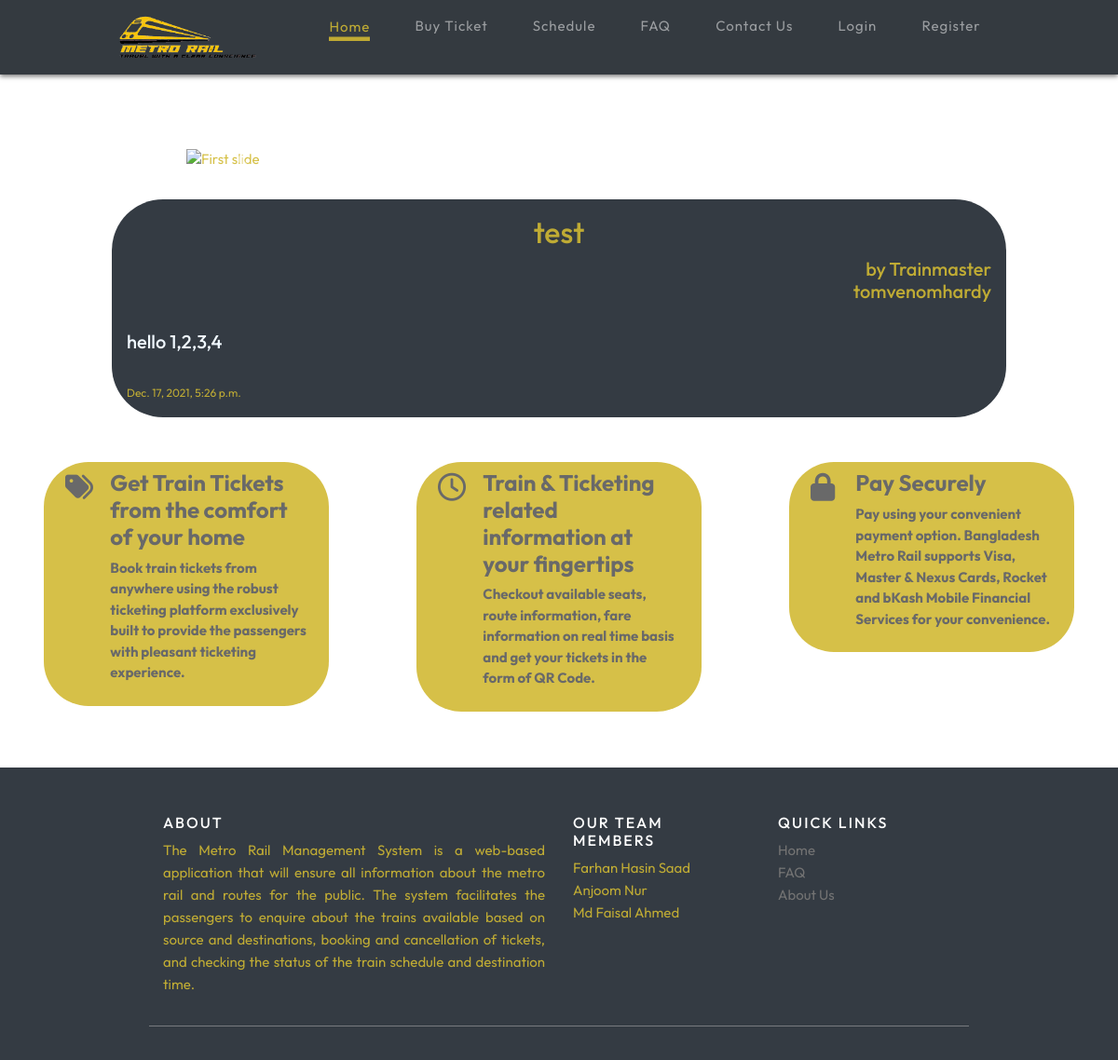
The page / on the database its author committed.
### railapp/models.py (models this page shows, shortened)
class Announcement(models.Model):
    title = models.CharField(max_length=200, unique=True)
    username = models.CharField(max_length=200)
    content = models.TextField()
    created_on = models.DateTimeField(auto_now_add=True)
    class Meta:
         ordering = ['created_on']

### railapp/views.py (the view, shortened to what this page needs)
# urls.py: 2. Add a URL to urlpatterns:  path('', views.home, name='home')
def home(request):
    try:
        post_list=Announcement.objects.order_by('created_on').reverse()
        post_list_2=Announcement.objects.latest('created_on')
        test=Book.objects.all()
        context = {'post_list':post_list, 'post_list_2':post_list_2, 'test':test}
    except ObjectDoesNotExist:
        context={}
    return render(request, 'railapp/home.html', context)

### railapp/templates/railapp/home.html (shortened to what this page needs)
{% extends 'railapp/main.html' %}
{% load static %}
{% block content %}
<html>
<link rel="stylesheet" href="{% static 'css/homebuy.css'%}">
<link rel="stylesheet" href="{% static 'css/contact.css' %}">
<body>
{% if request.user.is_authenticated and user.is_trainmaster == True %}
<div class="inner">
  <form class="{% url 'home' %}" method="post">
    {% csrf_token %}
    <h3 style="text-align:center;">Post Announcement {{name}}</h3>
    <p style="text-align:center;">If you have any announcement to make type the message in the box below. </p>
    <label class="form-group" >
      <input class="form-control" type="text" id="fname" name="title"><br><br>
      <textarea name='content' id="" class="form-control" required></textarea>
      <span class="border"></span>
    </label>
    <button type="submit" class="btn
    dento-btn">Post</button>
  </form>
</div>
{% for row in post_list %}
  <div class="post">
  <h2 style="text-align: center;">{{row.title}}</h2>
  <h5 style="text-align: right;">by {{row.username}}</h5> <br>
  <h5 style="color: aliceblue;">{{row.content}}</h5> <br>
  <small style="text-align: right;">{{row.created_on}}</small>
  </div>
  {% endfor %}
{% else %}
<div id="carouselExampleFade" class="carousel slide carousel-fade " data-ride="carousel">
  <div class="carousel-inner ">
    <div class="carousel-item active ">
      <img class="d-block w-100" src="https://www.travelmate.com.bd/wp-content/uploads/2021/05/Metro-Rail-Dhaka.jpg" alt="First slide">
    </div>
  </div>
  <a class="carousel-control-prev " href="#carouselExampleFade" role="button" data-slide="prev">
    <span class="carousel-control-prev-icon" aria-hidden="true"></span>
  </a>
  <a class="carousel-control-next" href="#carouselExampleFade" role="button" data-slide="next">
    <span class="carousel-control-next-icon" aria-hidden="true"></span>
  </a>
</div>
<div class="post" style="margin-bottom: 3rem;">
  <h2 style="text-align: center;">{{post_list_2.title}}</h2><h5 style="text-align: right;">by Trainmaster <br> {{post_list_2.username}}</h5> <br>
  <h5 style="color: aliceblue;">{{post_list_2.content}}</h5> <br>
  <small style="text-align: right;">{{post_list_2.created_on}}</small>
  </div>
<div class="mainrow ">
  <div class="col-md-4">
  <div class="row">
  <div class="col-2 col-sm-2 mt-1 cus-i-col">
    <i class="fas fa-tags fa-2x"></i>
  </div>
  <div class="col-10 col-sm-10">
    <h4 class="font-weight-bold">Get Train Tickets from the comfort of your home</h4>
    <p class="font-weight-bold cus-font-col-5">Book train tickets from anywhere using
      the robust ticketing platform exclusively built to provide the passengers with pleasant ticketing experience.</p>
  </div>
  </div>
  </div>
  <div class="col-md-4">
  <div class="row">
  <div class="col-2 col-md-2 mt-1  cus-i-col">
    <i class="far fa-clock fa-2x"></i>
  </div>
  <div class="col-10 col-md-10">
    <h4 class="font-weight-bold">Train &amp; Ticketing related information at your fingertips</h4>
      <p class="font-weight-bold cus-font-col-5">Checkout available seats, route information, fare information on real time basis and get your tickets in the form of QR Code.</p>
  </div>
  </div>
  </div>
  <div class="col-md-4">
   <div class="row">
  <div class="col-2 col-md-2 mt-1  cus-i-col">
  <i class="fas fa-lock fa-2x"></i>
  </div>
  <div class="col-10 col-md-10">
   <h4 class="font-weight-bold">Pay Securely</h4>
  <p class="font-weight-bold cus-font-col-5">Pay using your convenient payment option.
    Bangladesh Metro Rail supports Visa, Master &amp; Nexus Cards, Rocket and bKash Mobile Financial Services for your convenience.</p>
 </div>
 </div>
 </div>
 </div>
 {% endif %}
</body>
{% endblock content %}

### static/css/main.css (style rules this page uses)
body { background-image:url(https://images.unsplash.com/photo-1556695736-d287caebc48e?ixlib=rb-1.2.1&ixid=MnwxMjA3fDB8MHxzZWFyY2h8MXx8bWV0cm98ZW58MHx8MHx8&w=1000&q=80)!important; background-repeat: no-repeat; background-attachment: fixed; background-size: cover; }

### static/css/contact.css (style rules this page uses)
* { -webkit-box-sizing: border-box; -moz-box-sizing: border-box; box-sizing: border-box; }
body { font-family: "Outfit"; color: rgba(209, 185, 50, 0.89); font-size: 15px; }

### railapp/templates/railapp/home.html (style rules this page uses)
.post { background-color: #343b43; color: rgba(209, 185, 50, 0.89); display: block; border-radius: 55px; margin: auto; padding: 1rem; margin-top: 2rem; width: 60rem; }
.carousel { position: relative; width: 50rem; margin: auto; margin-top: 5rem; margin-bottom: 1rem; }
.row { background-color:rgba(209, 185, 50, 0.89); text-align: left; display: flex; flex-wrap: wrap; margin-right: 2rem; margin-left: 2rem; padding:0.5rem; border-radius:3rem; }
.mainrow { display: inline-flex; color: dimgray; }

### rows shown on the page
Announcement: title "test", username "tomvenomhardy", content "hello 1,2,3,4", created_on "Dec. 17, 2021, 5:26 p.m."
